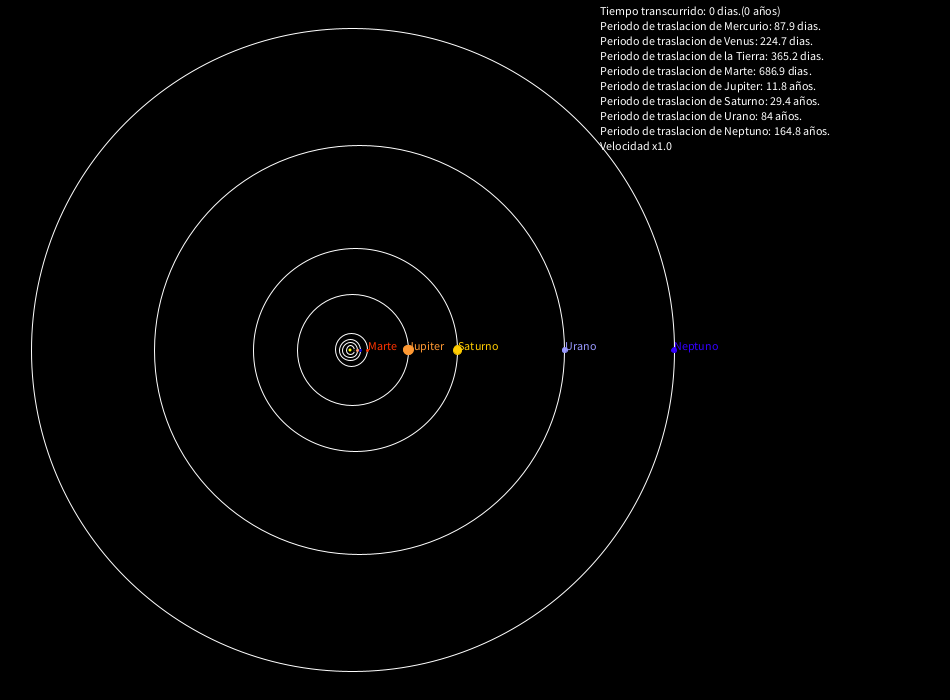
Frame 1 (no input)
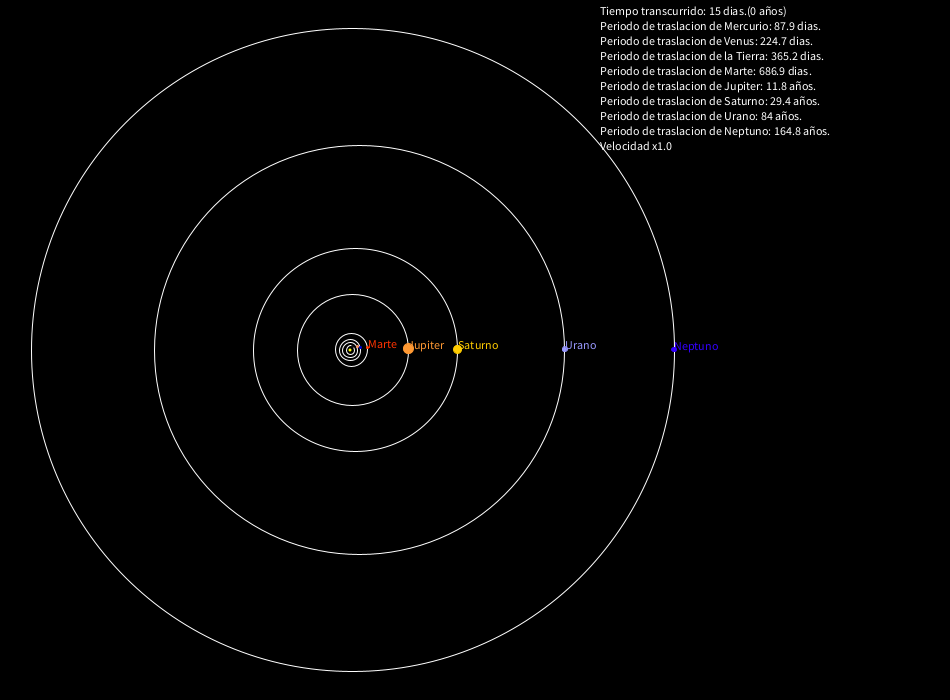
Frame 60 (the mouse pressed at the canvas centre just before this capture)
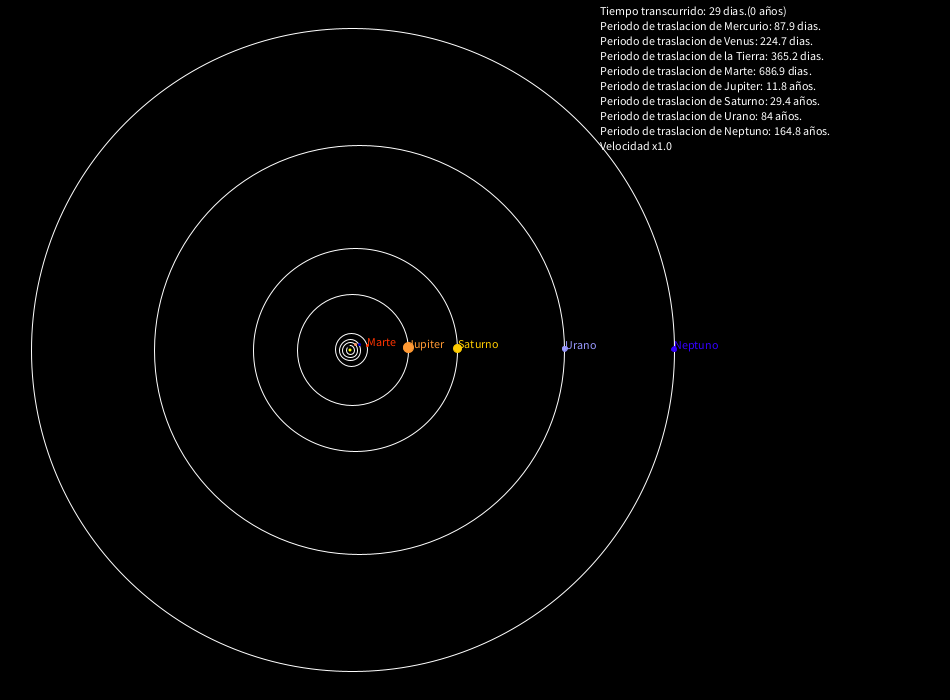
Frame 120 (the mouse held since frame 60 and released just before this capture)

The Processing sketch that drew these frames (run headless with seeded random() and noise(); from frame 60 on, the mouse is pressed at the canvas centre):

// Processing sketch: processing_29981
// ── processing_29981.pde

//Sol
float dS=3;
int centro=350;
//Mercurio
float aM=4.13571*2;
float bM=4.04664*2;
float cM=0.852;
float dM=2;
float iM=360;
float decM=1;
//Venus
float aV=7.7257*2;
float bV=7.7255*2;
float cV=0.05408;
float dV=2;
float iV=360;
float decV=0.391;
//Tierra
float aT=10.6857*2;
float bT=10.6837*2;
float cT=0.18165;
float dT=2;
float iT=360;
float decT=0.240;
//Marte
float aMa=16.28502*2;
float bMa=16.21428*2;
float cMa=1.4145;
float dMa=2;
float iMa=360;
float decMa=0.128;
 //Jupiter
float aJ=55.597*2;
float bJ=55.529*2;
float cJ=2.668;
float dJ=9.992;
float iJ=360;
float decJ=0.020;
//Saturno
float aSa=101.931*2;
float bSa=101.770*2;
float cSa=5.708;
float dSa=8.285;
float iS=360;
float decS=0.0081;
//Urano
float aU=204.972*2;
float bU=204.760*2;
float cU=9.633;
float dU=4.843;
float iU=360;
float decU=0.0028;
//Neptuno
float aN=321.191*2;
float bN=321.177*2;
float cN=2.890;
float dN=4.843;
float iN=360;
float decN=0.0014;

float global=0;

void setup(){
  size(950,700);
}

void draw(){
  float rM=decM,rV=decV,rT=decT,rMa=decMa,rJ=decJ,rS=decS,rU=decU,rN=decN;
  smooth();
  background(0);
  fill(255,255,0);
  noStroke();
  //Sol
  ellipse(centro,centro,dS,dS);
  noFill();
  stroke(255);
  //Orbitas
  ellipse(centro+cM,centro,aM,bM);
  ellipse(centro+cV,centro,aV,bV);
  ellipse(centro+cT,centro,aT,bT);
  ellipse(centro+cMa,centro,aMa,bMa);
  ellipse(centro+cJ,centro,aJ,bJ);
  ellipse(centro+cSa,centro,aSa,bSa);
  ellipse(centro+cU,centro,aU,bU);
  ellipse(centro+cN,centro,aN,bN);
  //Planetas
  //Mercurio
  float anguloM=radians(iM);
  float xM=centro+cM+(cos(anguloM)*aM/2);
  float yM=centro+(sin(anguloM)*bM/2);
  fill(GRAY);
  stroke(GRAY);
  ellipse(xM,yM,dM,dM);
  iM-=decM;
  //Venus
  float anguloV=radians(iV);
  float xV=centro+cV+(cos(anguloV)*aV/2);
  float yV=centro+(sin(anguloV)*bV/2);
  fill(#FF9966);
  stroke(#FF9966);
  ellipse(xV,yV,dV,dV);
  iV-=decV;
  //Tierra
  float anguloT=radians(iT);
  float xT=centro+cT+(cos(anguloT)*aT/2);
  float yT=centro+(sin(anguloT)*bT/2);
  fill(#0000CC);
  stroke(#0000CC);
  ellipse(xT,yT,dT,dT);
  iT-=decT;
  //Marte
  float anguloMa=radians(iMa);
  float xMa=centro+cMa+(cos(anguloMa)*aMa/2);
  float yMa=centro+(sin(anguloMa)*bMa/2);
  fill(#FF3300);
  stroke(#FF3300);
  ellipse(xMa,yMa,dMa,dMa);
  text("Marte",xMa,yMa,2);
  iMa-=decMa;
  //Jupiter
  float anguloJ=radians(iJ);
  float xJ=centro+cJ+(cos(anguloJ)*aJ/2);
  float yJ=centro+(sin(anguloJ)*bJ/2);
  fill(#FF9933);
  stroke(#FF9933);
  ellipse(xJ,yJ,dJ,dJ);
  text("Jupiter",xJ,yJ,2);
  iJ-=decJ;
  //Saturno
  float anguloSa=radians(iS);
  float xSa=centro+cSa+(cos(anguloSa)*aSa/2);
  float ySa=centro+(sin(anguloSa)*bSa/2);
  fill(#FFCC00);
  stroke(#FFCC00);
  ellipse(xSa,ySa,dSa,dSa);
  text("Saturno",xSa,ySa,2);
  iS-=decS;
  //Urano
  float anguloU=radians(iU);
  float xU=centro+cU+(cos(anguloU)*aU/2);
  float yU=centro+(sin(anguloU)*bU/2);
  fill(#9999FF);
  stroke(#9999FF);
  ellipse(xU,yU,dU,dU);
  text("Urano",xU,yU,2);
  iU-=decU;
  //Neptuno
  float anguloN=radians(iN);
  float xN=centro+cN+(cos(anguloN)*aN/2);
  float yN=centro+(sin(anguloN)*bN/2);
  fill(#3300FF);
  stroke(#3300FF);
  ellipse(xN,yN,dN,dN);
  text("Neptuno",xN,yN,2);
  iN-=decN;
  global+=87.9*decM/360;
  fill(255);
  noStroke();
  text("Tiempo transcurrido: "+round(global)+" dias.("+round(global)/365+" años)",600,15,5);
  text("Periodo de traslacion de Mercurio: 87.9 dias.",600,30,1);
  text("Periodo de traslacion de Venus: 224.7 dias.",600,45,1);
  text("Periodo de traslacion de la Tierra: 365.2 dias.",600,60,1);
  text("Periodo de traslacion de Marte: 686.9 dias.",600,75,1);
  text("Periodo de traslacion de Jupiter: 11.8 años.",600,90,1);
  text("Periodo de traslacion de Saturno: 29.4 años.",600,105,1);
  text("Periodo de traslacion de Urano: 84 años.",600,120,1);
  text("Periodo de traslacion de Neptuno: 164.8 años.",600,135,1);
  text("Velocidad x"+rM,600,150,1);

  
  if((keyPressed == true) && (key == '+')){
    decM+=rM;
    decV+=rV;
    decT+=rT;
    decMa+=rMa;
    decJ+=rJ;
    decS+=rS;
    decU+=rU;
    decN+=rN;
  }
  
    
}
